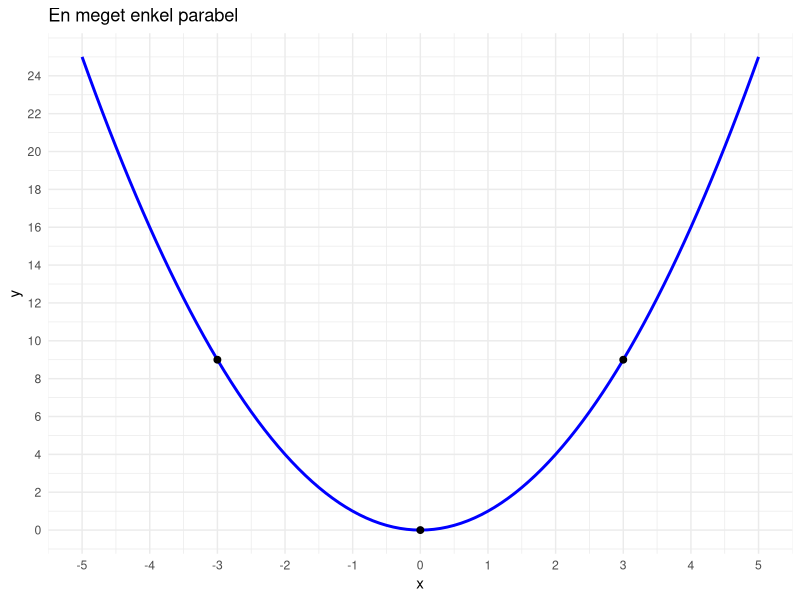
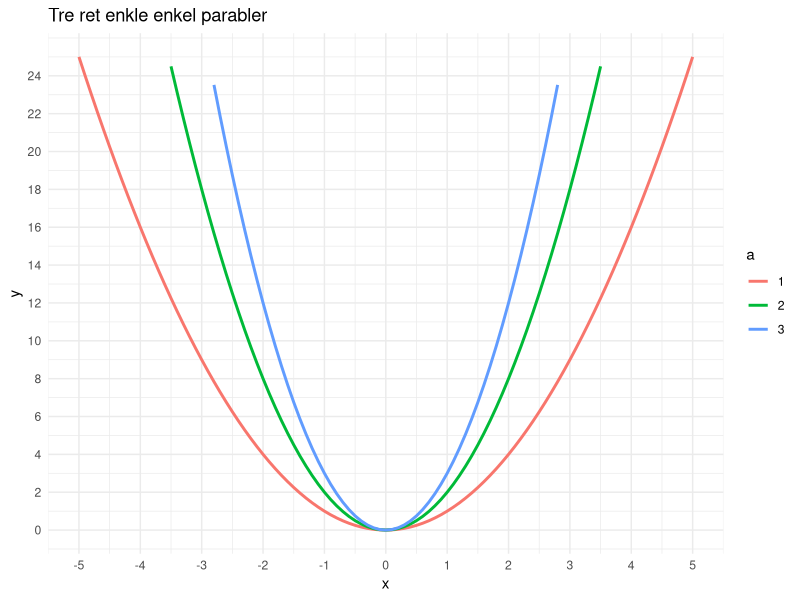
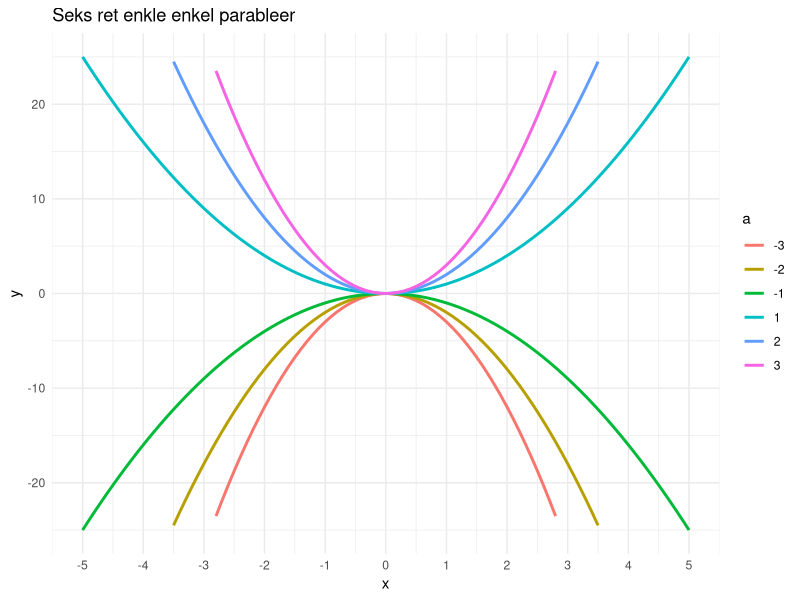
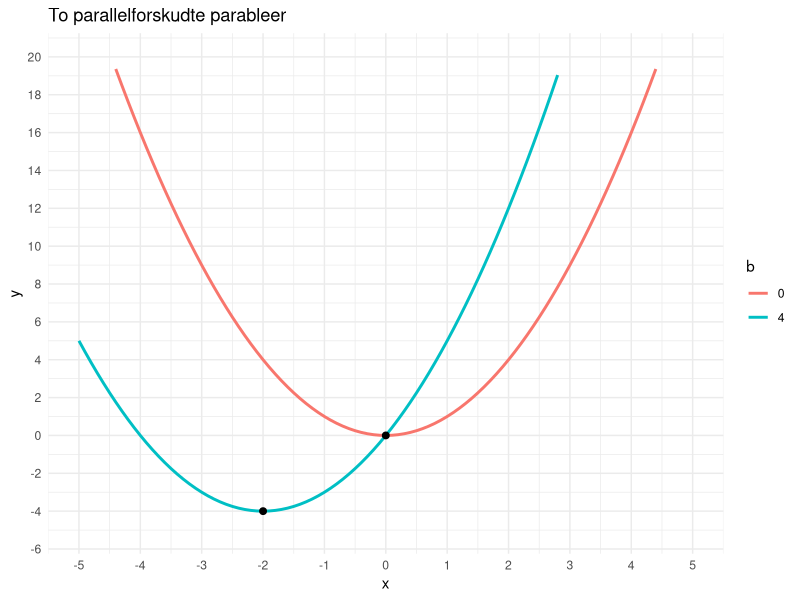
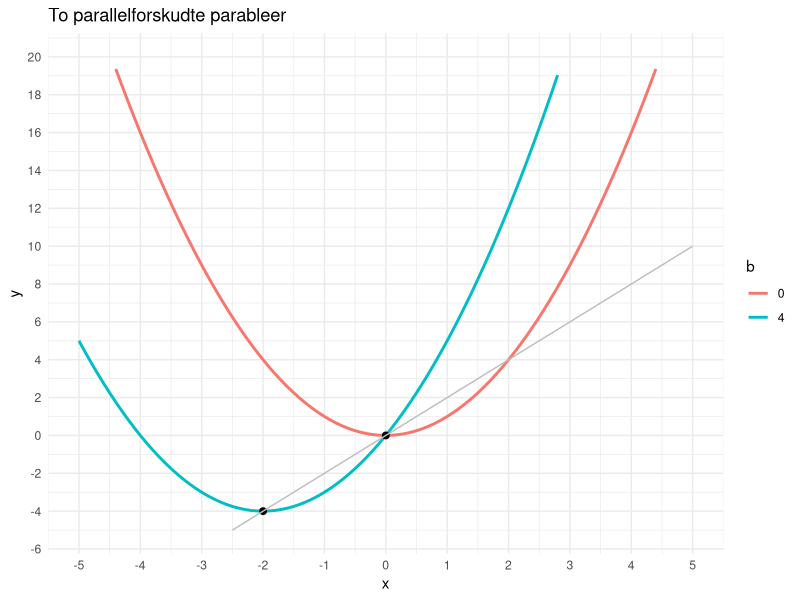
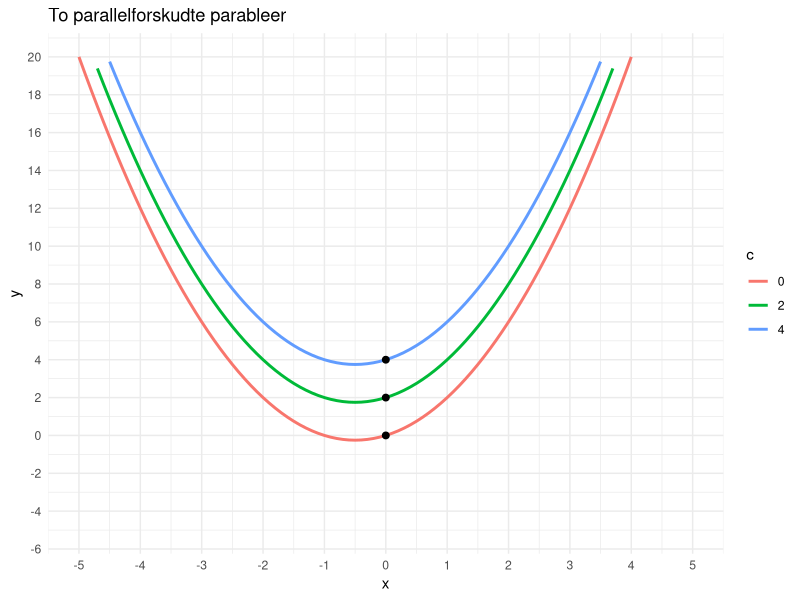
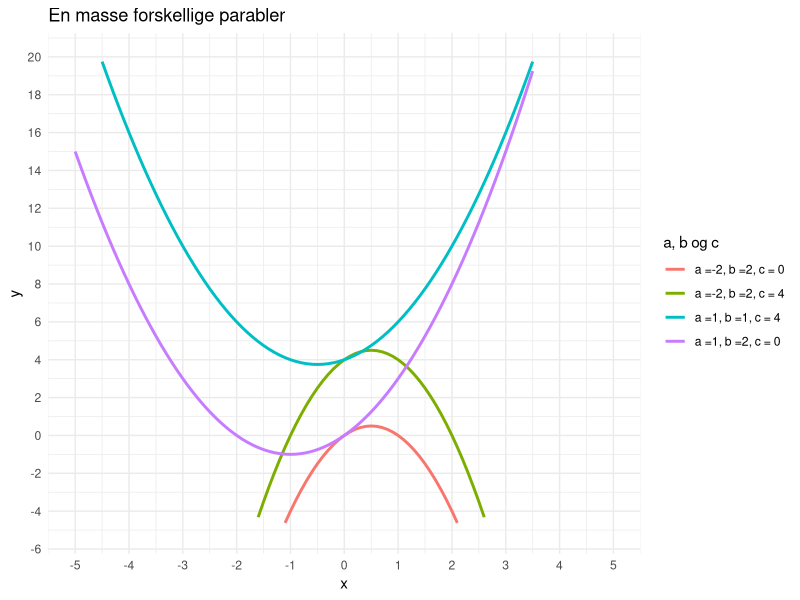

R code for these plots, in order:
## ---- chunk 1
library(tidyverse)
theme_set(theme_minimal())
## ---- chunk 2
a = 1; b = 0; c = 0
x = seq(-5, 5, by = 0.1)

f <- function(x, a, b, c) a*x^2 + b*x +c

data <- tibble(x = x, y = f(x, a, b, c))
punkter <- tibble(x = c(-3, 0, 3), y = f(x, a, b, c))

ggplot(data, aes(x, y)) +
  geom_line(color = "blue", size = 1) +
  geom_point(data = punkter, size = 2) +
  scale_x_continuous(breaks = seq(-5, 5, by = 1)) +
  scale_y_continuous(breaks = seq(0, 25, by = 2)) +
  labs(title = "En meget enkel parabel")
## ---- chunk 3
data <- expand_grid(x, a = c(1, 2, 3)) |> 
  mutate(y = f(x, a, 0, 0))

ggplot(data, aes(x, y, color = factor(a), group = a)) +
  geom_line(size = 1) +
  scale_x_continuous(breaks = seq(-5, 5, by = 1)) +
  scale_y_continuous(breaks = seq(0, 25, by = 2), limits = c(0, 25)) +
    labs(title = "Tre ret enkle enkel parabler", color = "a")
## ---- chunk 4
data <- expand_grid(x, a = c(-3, -2, -1, 1, 2, 3)) |> 
  mutate(y = f(x, a, 0, 0))

ggplot(data, aes(x, y, color = factor(a), group = a)) +
  geom_line(size = 1) +
  scale_x_continuous(breaks = seq(-5, 5, by = 1)) +
  scale_y_continuous(limits = c(-25, 25)) +
    labs(title = "Seks ret enkle enkel parableer", color = "a")
## ---- chunk 5
data <- expand_grid(x, b = c(0, 4)) |> 
  mutate(y = f(x, 1, b, 0))

punkter <- tibble(x = c(-2, 0), y = c(-4, 0))

p4 <- ggplot(data, aes(x, y, color = factor(b), group = b)) +
  geom_line(size = 1) +
  geom_point(data = punkter, color = "black", size = 2) +
  scale_x_continuous(breaks = seq(-5, 5, by = 1)) +
  scale_y_continuous(breaks = seq(-20, 20, by = 2), limits = c(-5, 20)) +
  labs(title = "To parallelforskudte parableer", color = "b")

p4
## ---- chunk 6
linje_punkter = tibble(x = x, y = 2 *x)
p4 + geom_line(data = linje_punkter, color = "gray")
## ---- chunk 7
data <- expand_grid(x, b = 1, c = c(0, 2, 4)) |> 
  mutate(y = f(x, 1, b, c))

punkter = data |> filter(x == 0)

ggplot(data, aes(x, y, color = factor(c), group = c)) +
  geom_line(size = 1) +
  geom_point(data = punkter, color = "black", size = 2) +
  scale_x_continuous(breaks = seq(-5, 5, by = 1)) +
  scale_y_continuous(breaks = seq(-20, 20, by = 2), limits = c(-5, 20)) +
  labs(title = "To parallelforskudte parableer", color = "c")
## ---- chunk 8
data <- expand_grid(x, a = c(-2, 1), b = c(1, 2), c = c(0, 4)) |>
  group_by(a, b, c) |> 
  mutate(group = cur_group_id(),
         group_label = paste0("a =", max(a), ", b =", max(b), ", c = ", max(c)),
         y = f(x, a, b, c)) |>
  ungroup() |> 
  filter(!(a == 1 & b == 2 & c == 4),
         !(a == 1 & b == 1 & c == 0),
         !(a ==-2 & b == 1 & c == 0),
         !(a ==-2 & b == 1 & c == 4))

ggplot(data, aes(x, y, color = group_label)) +
  geom_line(size = 1) +
  scale_x_continuous(breaks = seq(-5, 5, by = 1)) +
  scale_y_continuous(breaks = seq(-20, 20, by = 2), limits = c(-5, 20)) +
  labs(title = "En masse forskellige parabler", color = "a, b og c")
